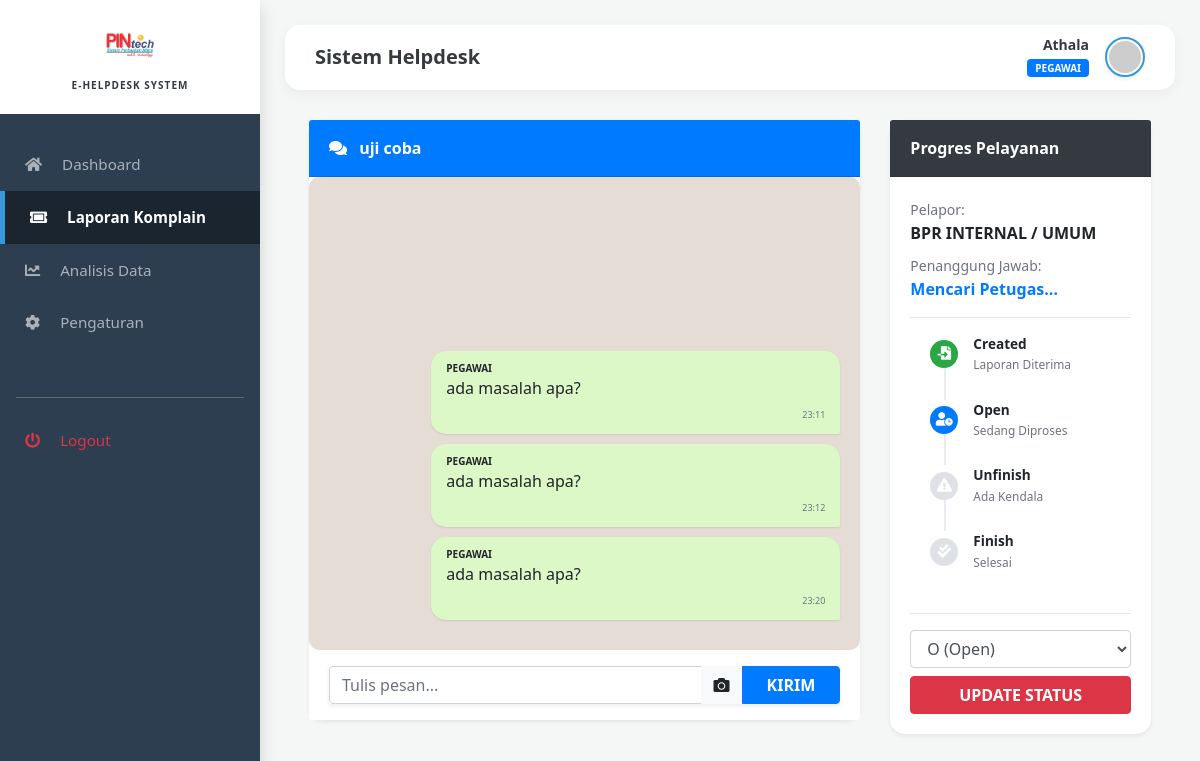
Page /detail_chat.php?id=4 (signed in) on the committed database.
### tables this page shows
CREATE TABLE `chat` (
  `id_chat` int(11) NOT NULL,
  `id_bpr` int(11) DEFAULT NULL,
  `id_pegawai` int(11) DEFAULT NULL,
  `judul_masalah` varchar(200) DEFAULT NULL,
  `foto` varchar(255) DEFAULT NULL,
  `status` enum('C','O','U','F') DEFAULT 'C',
  `timestamp` datetime DEFAULT current_timestamp()
);

CREATE TABLE `detail_chat` (
  `id_detail` int(11) NOT NULL,
  `id_chat` int(11) DEFAULT NULL,
  `sender_id` int(11) DEFAULT NULL,
  `sender_role` enum('bpr','pegawai','supervisor','admin') DEFAULT NULL,
  `pesan` text DEFAULT NULL,
  `foto_lampiran` varchar(255) DEFAULT NULL,
  `timestamp` datetime DEFAULT current_timestamp()
);

CREATE TABLE `bpr` (
  `id_bpr` int(11) NOT NULL,
  `nama_bpr` varchar(100) DEFAULT NULL,
  `username` varchar(50) DEFAULT NULL,
  `password` varchar(255) DEFAULT NULL,
  `id_pegawai` int(11) DEFAULT NULL,
  `email` varchar(100) DEFAULT NULL,
  `status_akun` enum('pending','aktif') DEFAULT 'pending'
);

### detail_chat.php (the view, shortened to what this page needs)
<?php
include 'config.php';
include 'menu.php';
$id_chat = $_GET['id'];
$my_id = $_SESSION['id_user'];
$my_role = $_SESSION['role'];
$sql_info = "SELECT chat.*, bpr.nama_bpr, pegawai.nama as nama_pj
             FROM chat
             JOIN bpr ON chat.id_bpr = bpr.id_bpr
             LEFT JOIN pegawai ON chat.id_pegawai = pegawai.id_pegawai
             WHERE chat.id_chat='$id_chat'";
$query_info = mysqli_query($conn, $sql_info);
$info_chat = mysqli_fetch_array($query_info);
?>
<div class="container-fluid px-4">
    <div class="row">
        <div class="col-md-8">
            <div class="card shadow-sm border-0 chat-container" style="border-radius: 15px;">
                <div class="card-header bg-primary text-white py-3">
                    <span class="font-weight-bold"><i class="fas fa-comments mr-2"></i> <?php echo $info_chat['judul_masalah']; ?></span>
                </div>
                <div class="card-body chat-area d-flex flex-column-reverse">
                    <div>
                        <?php
                        $query_pesan = mysqli_query($conn, "SELECT * FROM detail_chat WHERE id_chat='$id_chat' ORDER BY timestamp ASC");
                        while($p = mysqli_fetch_array($query_pesan)){
                            $is_me = ($p['sender_id'] == $my_id && $p['sender_role'] == $my_role);
                        ?>
                            <div class="bubble <?php echo $is_me ? 'bubble-me' : 'bubble-other'; ?>">
                                <small class="font-weight-bold d-block text-uppercase" style="font-size: 10px;"><?php echo $p['sender_role']; ?></small>
                                <?php echo $p['pesan']; ?>
                                <div class="text-right"><small class="text-muted" style="font-size: 9px;"><?php echo date('H:i', strtotime($p['timestamp'])); ?></small></div>
                            </div>
                        <?php } ?>
                    </div>
                </div>
                <div class="card-footer bg-white border-0 py-3">
                    <form method="POST" enctype="multipart/form-data">
                        <div class="input-group shadow-sm">
                            <input type="text" name="pesan" class="form-control" placeholder="Tulis pesan..." required>
                            <div class="input-group-append">
                                <label class="btn btn-light mb-0" style="cursor:pointer;"><i class="fas fa-camera"></i><input type="file" name="foto" hidden></label>
                                <button name="kirim_pesan" class="btn btn-primary px-4 font-weight-bold">KIRIM</button>
                            </div>
                        </div>
                    </form>
                </div>
            </div>
        </div>
        <div class="col-md-4">
            <div class="card shadow-sm border-0" style="border-radius: 15px;">
                <div class="card-header bg-dark text-white font-weight-bold py-3">Progres Pelayanan</div>
                <div class="card-body">
                    <div class="mb-3">
                        <label class="small text-muted mb-0">Pelapor:</label>
                        <p class="font-weight-bold mb-2"><?php echo $info_chat['nama_bpr']; ?></p>
                        <label class="small text-muted mb-0">Penanggung Jawab:</label>
                        <p class="font-weight-bold text-primary mb-0"><?php echo $info_chat['nama_pj'] ?? 'Mencari Petugas...'; ?></p>
                    </div>
                    <hr>
                    <?php
                        $st = $info_chat['status'];
                        $step = ($st=='O')?2:(($st=='U')?3:(($st=='F')?4:1));
                    ?>
                    <div class="tracking-list mt-3">
                        <div class="tracking-item <?php echo ($step >= 1) ? 'done' : ''; ?>">
                            <div class="t-icon"><i class="fas fa-file-import"></i></div>
                            <div><span class="font-weight-bold d-block">Created</span><small class="text-muted">Laporan Diterima</small></div>
                        </div>
                        <div class="tracking-item <?php echo ($step >= 2) ? ($step > 2 ? 'done' : 'active') : ''; ?>">
                            <div class="t-icon"><i class="fas fa-user-clock"></i></div>
                            <div><span class="font-weight-bold d-block">Open</span><small class="text-muted">Sedang Diproses</small></div>
                        </div>
                        <div class="tracking-item <?php echo ($st == 'U') ? 'warning' : ($step > 3 ? 'done' : ''); ?>">
                            <div class="t-icon"><i class="fas fa-exclamation-triangle"></i></div>
                            <div><span class="font-weight-bold d-block">Unfinish</span><small class="text-muted">Ada Kendala</small></div>
                        </div>
                        <div class="tracking-item <?php echo ($step == 4) ? 'done' : ''; ?>">
                            <div class="t-icon"><i class="fas fa-check-double"></i></div>
                            <div><span class="font-weight-bold d-block">Finish</span><small class="text-muted">Selesai</small></div>
                        </div>
                    </div>
                    <?php if($my_role != 'bpr'): ?>
                    <hr>
                    <form method="POST">
                        <select name="status_baru" class="form-control mb-2">
                            <option value="O" <?php if($st=='O') echo 'selected'; ?>>O (Open)</option>
                        </select>
                        <button name="update_status" class="btn btn-danger btn-block font-weight-bold">UPDATE STATUS</button>
                    </form>
                    <?php endif; ?>
                </div>
            </div>
        </div>
    </div>
</div>

### menu.php (style rules this page uses)
:root { --sidebar-width: 260px; --primary-color: #3498db; --dark-bg: #2c3e50; }
body { background-color: #f4f7f6; font-family: 'Segoe UI', Tahoma, Geneva, Verdana, sans-serif; overflow-x: hidden; }

### detail_chat.php (style rules this page uses)
.chat-container { height: calc(100vh - 200px); min-height: 500px; }
.chat-area { height: 80%; overflow-y: auto; background-color: #e5ddd5; padding: 20px; border-radius: 10px; }
.bubble { max-width: 80%; padding: 10px 15px; border-radius: 15px; margin-bottom: 10px; box-shadow: 0 1px 2px rgba(0,0,0,0.1); }
.bubble-me { background-color: #dcf8c6; margin-left: auto; border-bottom-right-radius: 2px; }
.tracking-list { position: relative; padding-left: 20px; font-size: 0.85rem; }
.tracking-item { position: relative; padding-bottom: 25px; display: flex; align-items: center; }
.tracking-item::before { content: ""; position: absolute; left: 14px; top: 25px; bottom: 0; width: 2px; background: #e9ecef; }
.tracking-item:last-child::before { display: none; }
.t-icon { width: 28px; height: 28px; border-radius: 50%; background: #dee2e6; color: white; display: flex; align-items: center; justify-content: center; z-index: 2; margin-right: 15px; }
.tracking-item.active .t-icon { background: #007bff; }
.tracking-item.done .t-icon { background: #28a745; }

### rows in the picture
chat: judul_masalah "uji coba", id_bpr.nama_bpr "BPR INTERNAL / UMUM", status_baru "O (Open)"
detail_chat: sender_role "PEGAWAI", pesan "ada masalah apa?", timestamp "23:11"
detail_chat: sender_role "PEGAWAI", pesan "ada masalah apa?", timestamp "23:12"
detail_chat: sender_role "PEGAWAI", pesan "ada masalah apa?", timestamp "23:20"

### other values in the picture
$_SESSION['nama'] "Athala"
$_SESSION['role'] "PEGAWAI"
$info_chat['nama_pj'] "Mencari Petugas..."
